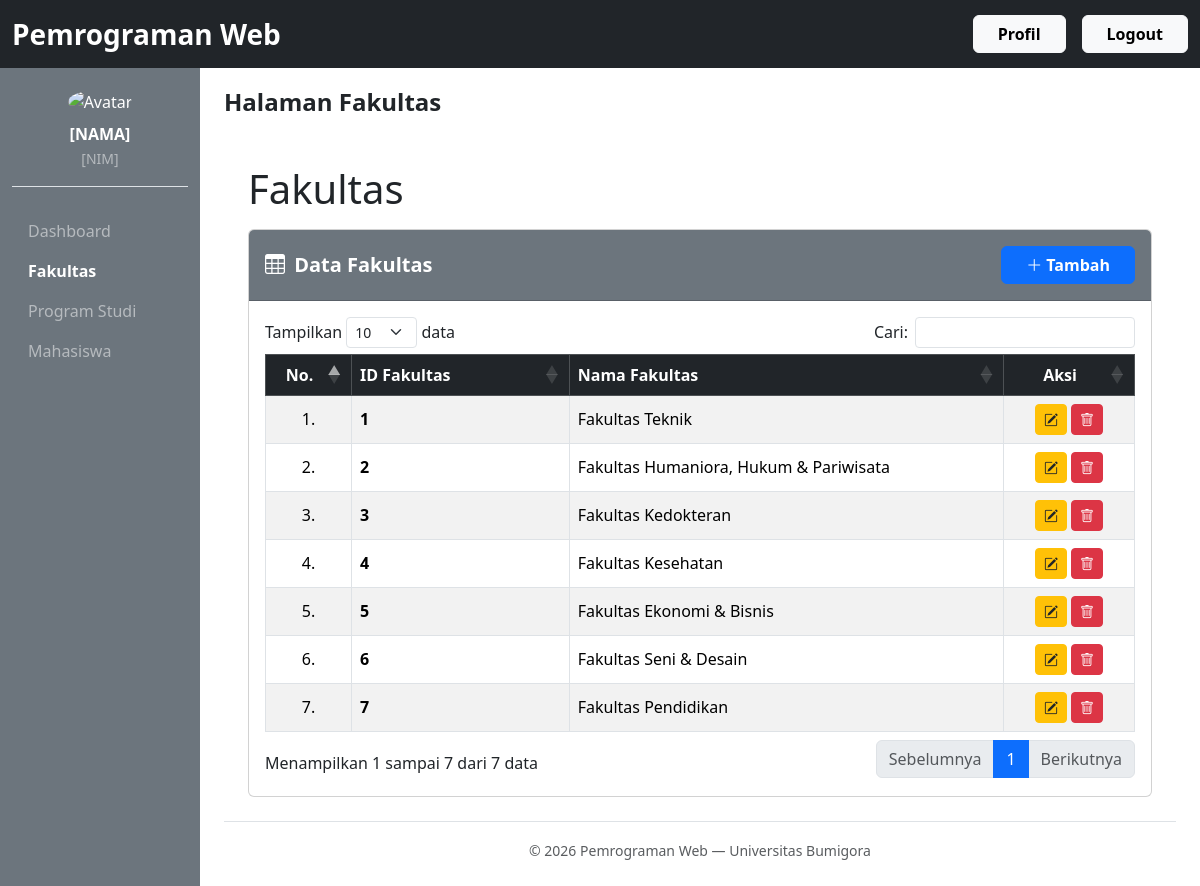
The app's page /index.php/fakultas with its own data.
### tables this page shows
CREATE TABLE fakultas (
    fakultas_id INT PRIMARY KEY,
    fakultas_name VARCHAR(100) NOT NULL
);

### application/controllers/Fakultas.php (called while the page is built, shortened)
<?php
class Fakultas extends CI_Controller {
    public function __construct()
    {
        $this->load->model('FakultasModel');
        $this->load->model('ProdiModel');
    }
    public function index()
    {
        $data['title'] = 'Halaman Fakultas';
        $data['fakultas'] = $this->FakultasModel->getAll();
        $this->load->view('layout/header', $data);
        $this->load->view('fakultas/index', $data);
        $this->load->view('layout/footer');
    }
}

### index.php (called while the page is built, shortened)
<?php
require_once BASEPATH.'core/CodeIgniter.php';

### application/models/FakultasModel.php (called while the page is built, shortened)
<?php
class FakultasModel extends CI_Model {
    public function getAll()
    {
        return $this->db->get('fakultas')->result_array();
    }
}

### application/views/fakultas/index.php (the view)
<div class="container-fluid px-4">
    <h1 class="mt-4">Fakultas</h1>
    <div class="card mb-4 mt-3">
        <div class="card-header d-flex justify-content-between align-items-center bg-secondary text-white py-3">
            <span class="fs-5 fw-semibold"><i class="bi bi-table me-1"></i> Data Fakultas</span>
            <a href="<?php echo base_url('index.php/fakultas/tambah'); ?>" class="btn btn-primary px-4 fw-bold">
                <i class="bi bi-plus-lg"></i> Tambah
            </a>
        </div>
        <div class="card-body">
            <table id="datatable" class="table table-bordered table-striped table-hover align-middle" style="width:100%">
                <thead class="table-dark text-white">
                    <tr>
                        <th width="10%" class="text-center">No.</th>
                        <th width="25%">ID Fakultas</th>
                        <th>Nama Fakultas</th>
                        <th width="15%" class="text-center">Aksi</th>
                    </tr>
                </thead>
                <tbody>
                    <?php
                    $no = 1;
                    foreach ($fakultas as $f): ?>
                        <tr>
                            <td class="text-center"><?php echo $no++; ?>.</td>
                            <td><strong><?php echo $f['fakultas_id']; ?></strong></td>
                            <td><?php echo $f['fakultas_name']; ?></td>
                            <td class="text-center">
                                <div class="d-flex justify-content-center gap-1">
                                    <a href="<?php echo base_url('index.php/fakultas/ubah/' . $f['fakultas_id']); ?>" class="btn btn-warning btn-sm text-dark px-2">
                                        <i class="bi bi-pencil-square"></i>
                                    </a>
                                    <a href="<?php echo base_url('index.php/fakultas/hapus/' . $f['fakultas_id']); ?>" class="btn btn-danger btn-sm btn-hapus px-2">
                                        <i class="bi bi-trash"></i>
                                    </a>
                                </div>
                            </td>
                        </tr>
                    <?php endforeach; ?>
                </tbody>
            </table>
        </div>
    </div>
</div>

### application/views/layout/header.php (shortened to what this page needs)
<!doctype html>
<html lang="en">
<head>
    <link rel="stylesheet" href="https://cdn.jsdelivr.net/npm/bootstrap@5.3.5/dist/css/bootstrap.min.css">
    <link rel="stylesheet" href="https://cdn.datatables.net/1.13.8/css/dataTables.bootstrap5.min.css">
    <link rel="stylesheet" href="https://cdn.jsdelivr.net/npm/bootstrap-icons@1.11.3/font/bootstrap-icons.min.css">
</head>
<body>
    <nav class="navbar navbar-expand-lg navbar-dark bg-dark fixed-top">
        <div class="container-fluid">
            <a class="navbar-brand fs-3 fw-bold" href="#">Pemrograman Web</a>
            <div class="collapse navbar-collapse justify-content-end" id="navbarTop">
                <ul class="navbar-nav align-items-lg-center">
                    <li class="nav-item me-md-3 mb-md-0 mb-2">
                        <a class="btn btn-light fw-semibold px-4" href="#">Profil</a>
                    </li>
                    <li class="nav-item">
                        <a class="btn btn-light fw-semibold px-4" href="<?php echo base_url('auth/logout') ?>">Logout</a>
                    </li>
                </ul>
            </div>
        </div>
    </nav>
    <div class="container-fluid" style="padding-top: 64px;">
        <div class="row" style="min-height: calc(100vh - 64px);">
            <nav class="col-md-3 col-lg-2 d-none d-md-flex flex-column bg-secondary text-white py-4" style="min-height: calc(100vh - 64px);">
                <div class="text-center mb-4 pb-3 border-bottom">
                    <img src="https://cdn.pixabay.com/photo/2023/02/18/11/00/icon-7797704_640.png" class="rounded-circle w-50" alt="Avatar">
                    <div class="fw-semibold mt-2">[NAMA]</div>
                    <small class="text-white-50">[NIM]</small>
                </div>
                <ul class="nav flex-column">
                    <li class="nav-item">
                        <a class="nav-link fs-6 <?php echo $this->uri->segment(1) == '' || $this->uri->segment(1) == 'dashboard' ? 'text-white fw-bold' : 'text-white-50'; ?>" href="<?php echo base_url() ?>">Dashboard</a>
                    </li>
                    <li class="nav-item">
                        <a class="nav-link fs-6 <?php echo $this->uri->segment(1) == 'fakultas' ? 'text-white fw-bold' : 'text-white-50'; ?>" href="<?php echo base_url('fakultas') ?>">Fakultas</a>
                    </li>
                    <li class="nav-item">
                        <a class="nav-link fs-6 <?php echo $this->uri->segment(1) == 'prodi' ? 'text-white fw-bold' : 'text-white-50'; ?>" href="<?php echo base_url('prodi') ?>">Program Studi</a>
                    </li>
                    <li class="nav-item">
                        <a class="nav-link fs-6 <?php echo $this->uri->segment(1) == 'mahasiswa' ? 'text-white fw-bold' : 'text-white-50'; ?>" href="<?php echo base_url('mahasiswa') ?>">Mahasiswa</a>
                    </li>
                </ul>
            </nav>
            <main class="col-md-9 col-lg-10 bg-white px-4 py-4 d-flex flex-column">
                <h4 class="fw-bold mb-4">
                    <?php echo $title ?>
                </h4>

### application/views/layout/footer.php (shortened to what this page needs)
                <footer class="text-center text-muted pt-3 border-top mt-auto">
                    <small>&copy; 2026 Pemrograman Web &mdash; Universitas Bumigora</small>
                </footer>
            </main>
        </div>
    </div>
</body>
</html>

### records on screen
fakultas: fakultas_id "1", fakultas_name "Fakultas Teknik"
fakultas: fakultas_id "2", fakultas_name "Fakultas Humaniora, Hukum & Pariwisata"
fakultas: fakultas_id "3", fakultas_name "Fakultas Kedokteran"
fakultas: fakultas_id "4", fakultas_name "Fakultas Kesehatan"
fakultas: fakultas_id "5", fakultas_name "Fakultas Ekonomi & Bisnis"
fakultas: fakultas_id "6", fakultas_name "Fakultas Seni & Desain"
fakultas: fakultas_id "7", fakultas_name "Fakultas Pendidikan"

### other values on screen
$title "Halaman Fakultas"
